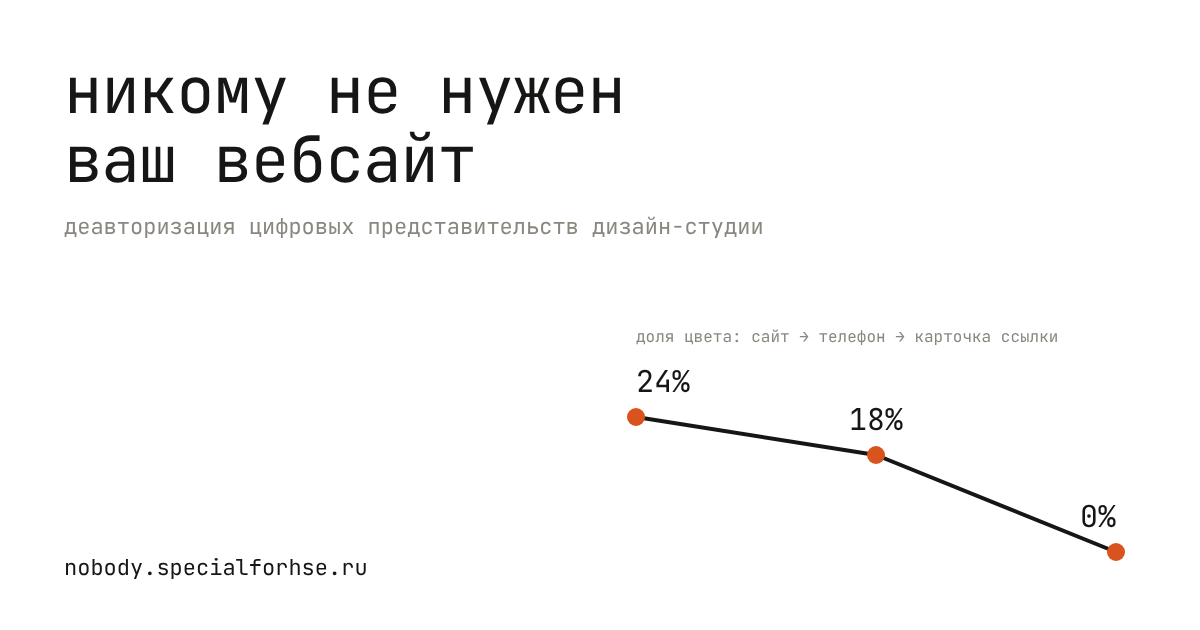
#> input picture og.png, 1200 x 630 px
$ python -i color.py   (imports and definitions only)
#> lines starting #> are read from the running program, lines starting #| are printed output that depends on the picture
#!/usr/bin/env python3
"""
Замер «Цвет» по скриншотам, снятым capture.py.

Для каждого скриншота:
  — доля цветного: пиксели с цветностью (chroma) в OKLab выше 0,045;
    нейтральные (белое, серое, чёрное) отделяются, иначе фон перебивает всё;
  — палитра: до 3 нейтральных и до 4 цветных оттенков с их долями;
  — главный цвет: самый крупный цветной оттенок;
  — полоска палитры в palettes/.

По каждому формату (десктоп, телефон, карточка ссылки) — разброс палитр
между студиями: среднее расстояние между палитрами в OKLab. Десктоп = 100,
остальные форматы в процентах от него.

По десяти кадрам первого экрана (frames/…-fNN.png) — медиана и размах доли
цветного: если экран движется, цвет меняется от кадра к кадру.

Запуск:
  python color.py capture-2026-11-11
"""

import csv
import itertools
import pathlib
import re
import statistics
import sys

import numpy as np
from PIL import Image, ImageDraw

CHROMA_THRESHOLD = 0.045
NEUTRAL_K, COLOR_K = 3, 4
WORK_WIDTH = 480                      # картинка уменьшается для скорости
FORMATS = {"1-desktop": "десктоп", "2-mobile": "телефон", "3-og": "карточка ссылки"}
NAME_RE = re.compile(r"^(\d{2})-(.+?)-(1-desktop|2-mobile|3-og)\.(png|jpe?g|webp)$", re.I)
FRAME_RE = re.compile(r"^(\d{2})-(.+?)-(1-desktop|2-mobile)-f(\d{2})\.png$", re.I)


def srgb_to_oklab(rgb):
    c = rgb / 255.0
    c = np.where(c <= 0.04045, c / 12.92, ((c + 0.055) / 1.055) ** 2.4)
    l = 0.4122214708 * c[:, 0] + 0.5363325363 * c[:, 1] + 0.0514459929 * c[:, 2]
    m = 0.2119034982 * c[:, 0] + 0.6806995451 * c[:, 1] + 0.1073969566 * c[:, 2]
    s = 0.0883024619 * c[:, 0] + 0.2817188376 * c[:, 1] + 0.6299787005 * c[:, 2]
    l, m, s = np.cbrt(l), np.cbrt(m), np.cbrt(s)
    return np.stack([
        0.2104542553 * l + 0.7936177850 * m - 0.0040720468 * s,
        1.9779984951 * l - 2.4285922050 * m + 0.4505937099 * s,
        0.0259040371 * l + 0.7827717662 * m - 0.8086757660 * s,
    ], axis=1)


def kmeans(x, k, iters=20, seed=0):
    """Простой k-means (k-means++ старт). Возвращает метки и число кластеров."""
    if len(x) == 0:
        return np.array([], dtype=int), 0
    k = min(k, len(np.unique(x.round(3), axis=0)))
    rng = np.random.default_rng(seed)
    centers = [x[rng.integers(len(x))]]
    for _ in range(1, k):
        d = np.min(((x[:, None, :] - np.array(centers)[None]) ** 2).sum(-1), axis=1)
        centers.append(x[rng.choice(len(x), p=d / d.sum())] if d.sum() > 0 else x[rng.integers(len(x))])
    centers = np.array(centers)
    for _ in range(iters):
        labels = np.argmin(((x[:, None, :] - centers[None]) ** 2).sum(-1), axis=1)
        new = np.array([x[labels == i].mean(0) if np.any(labels == i) else centers[i] for i in range(k)])
        if np.allclose(new, centers):
            break
        centers = new
    return labels, k


def analyse(path):
#> called with path = 'og.png'
    im = Image.open(path).convert("RGB")
#> im is the input picture: PIL image 1200x630 RGB; mean R, G, B 249.4, 249.2, 249.1
    if im.width > WORK_WIDTH:
        im = im.resize((WORK_WIDTH, round(im.height * WORK_WIDTH / im.width)), Image.BILINEAR)
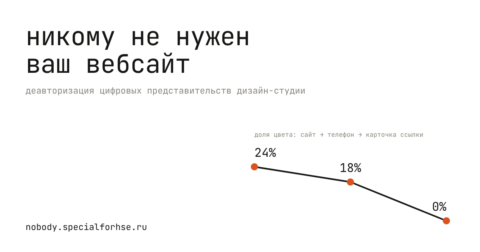
#> im: PIL image 480x252 RGB; mean R, G, B 249.4, 249.2, 249.1
    rgb = np.asarray(im, dtype=np.float64).reshape(-1, 3)
    lab = srgb_to_oklab(rgb)
    chroma = np.hypot(lab[:, 1], lab[:, 2])
    colored = chroma > CHROMA_THRESHOLD
    total = len(rgb)
#> total = 120960

    palette = []   # (hex, доля %, oklab, цветной?)
    for mask, k, is_col in ((~colored, NEUTRAL_K, False), (colored, COLOR_K, True)):
        if not mask.any():
            continue
        sub_lab, sub_rgb = lab[mask], rgb[mask]
        labels, kk = kmeans(sub_lab, k)
        for i in range(kk):
            sel = labels == i
            if not sel.any():
                continue
            mean_rgb = sub_rgb[sel].mean(0).round().astype(int)
            palette.append(("#%02x%02x%02x" % tuple(mean_rgb), 100 * sel.sum() / total,
                            sub_lab[sel].mean(0), is_col))
#> this loop made 2 passes
#> (is_col, kk) on passes 1 to 2: (False, 3), (True, 4)
#> after the loop, palette = 7 items
    palette.sort(key=lambda p: (not p[3], -p[1]))
    main_color = next((p for p in palette if p[3]), None)
#> main_color = ('#d75522', 0.0752, [0.614, 0.135, 0.112], True)
    return {"colored_share": round(100 * colored.mean(), 1),
            "palette": palette,
            "main_color": main_color[0] if main_color else "",
            "main_color_share": round(main_color[1], 1) if main_color else ""}


# [102 lines left out: functions colored_share, palette_strip, palette_distance, main, not called in this run]


# [2 lines not run here, left out]

>>> result = analyse('og.png')
#> result = 4 items
